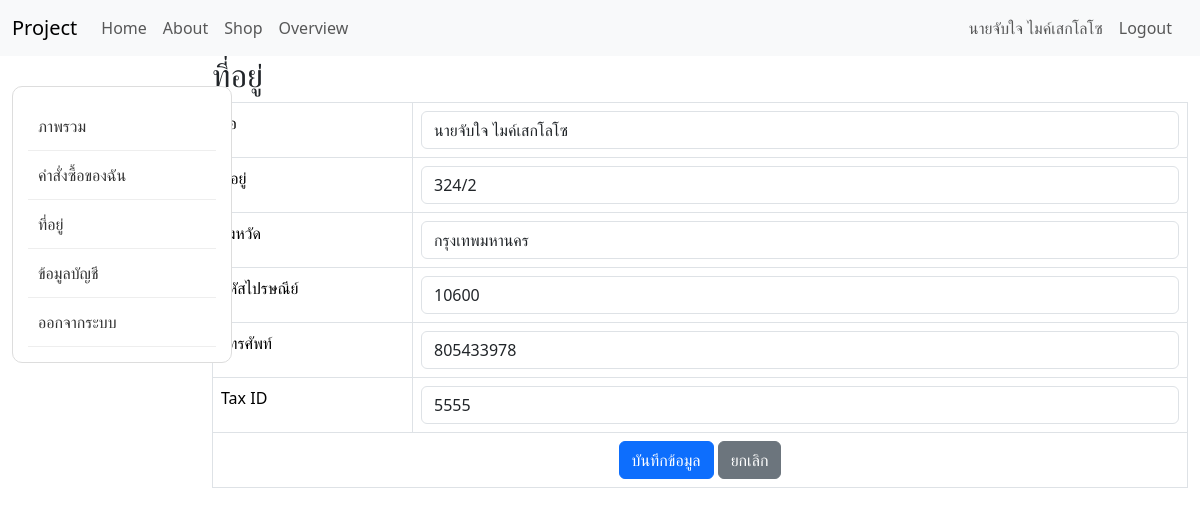
/frontend/address.php (signed in), run on the app's committed database.
### tables this page shows
CREATE TABLE `customer` (
  `id` int(5) NOT NULL,
  `name` varchar(50) NOT NULL,
  `address` varchar(255) NOT NULL,
  `province` varchar(50) NOT NULL,
  `zip` int(5) NOT NULL,
  `tel` int(10) NOT NULL,
  `mail` varchar(50) NOT NULL,
  `tax_id` int(5) NOT NULL,
  `status` int(1) NOT NULL DEFAULT 1,
  `username` varchar(50) NOT NULL,
  `password` varchar(50) NOT NULL
);

### config/class.connect.php (called while the page is built, shortened)
<?php
class connect
{
    function conn()
    {
        $host = 'localhost';
        $dbname = 'coffees';
        $user = 'root';
        $pass = '';
        $conn = new PDO ("mysql:host=$host;dbname=$dbname","$user","$pass");
        $conn->exec("set names utf8");
        return $conn;
    }
    function query($sql)
    {
        $conn = $this->conn();
        $res = $conn->prepare($sql);
        $res->execute();
        return $res;
    }
}
?>

### frontend/address.php (the view, shortened to what this page needs)
<?php
require_once('../config/class.connect.php');
$customer_id = $_SESSION['customer_id'];
$conn = new connect();
$sql = "SELECT * FROM customer WHERE id = '".$customer_id."'";
$res = $conn->query($sql);
$name = "";
$address = "";
$province = "";
$zip = "";
$tel = "";
$tax_id = "";
while ($cdr = $res->fetch()) {
    $name = $cdr['name'];
    $address = $cdr['address'];
    $province = $cdr['province'];
    $zip = $cdr['zip'];
    $tel = $cdr['tel'];
    $tax_id = $cdr['tax_id'];
}
?>
<!DOCTYPE html>
<html lang="th">
<head>
<link href="https://cdn.jsdelivr.net/npm/bootstrap@5.3.3/dist/css/bootstrap.min.css"
      rel="stylesheet">
<link rel="stylesheet" href="../css/address.css">
</head>
<body>
<?php include 'menu.php'; ?>
<div class="container-fluid">
    <div class="row">
        <div class="col-md-2">
            <?php include("menuleft.php"); ?>
        </div>
        <div class="col-md-10">
            <h2>ที่อยู่</h2>
            <form method="post">
                <table class="table table-bordered">
                    <tr>
                        <td width="200">
                        </td>
                        <td>
                            <input
                                type="text"
                                name="name"
                                class="form-control"
                                value="<?php echo htmlspecialchars($name); ?>"
                                required>
                        </td>
                    </tr>
                    <tr>
                        <td>
                            ที่อยู่
                        </td>
                        <td>
                            <input
                                type="text"
                                name="address"
                                class="form-control"
                                value="<?php echo htmlspecialchars($address); ?>"
                                required>
                        </td>
                    </tr>
                    <tr>
                        <td>
                            จังหวัด
                        </td>
                        <td>
                            <input
                                type="text"
                                name="province"
                                class="form-control"
                                value="<?php echo htmlspecialchars($province); ?>"
                                required>
                        </td>
                    </tr>
                    <tr>
                        <td>
                            รหัสไปรษณีย์
                        </td>
                        <td>
                            <input
                                type="text"
                                name="zip"
                                class="form-control"
                                value="<?php echo htmlspecialchars($zip); ?>"
                                required>
                        </td>
                    </tr>
                    <tr>
                        <td>
                            โทรศัพท์
                        </td>
                        <td>
                            <input
                                type="text"
                                name="tel"
                                class="form-control"
                                value="<?php echo htmlspecialchars($tel); ?>"
                                required>
                        </td>
                    </tr>
                    <tr>
                        <td>
                            Tax ID
                        </td>
                        <td>
                            <input
                                type="text"
                                name="tax_id"
                                class="form-control"
                                value="<?php echo htmlspecialchars($tax_id); ?>">
                        </td>
                    </tr>
                    <tr>
                        <td colspan="2" class="text-center">
                            <button
                                type="submit"
                                name="save"
                                class="btn btn-primary">
                                บันทึกข้อมูล
                            </button>
                            <a
                                href="overview.php"
                                class="btn btn-secondary">
                                ยกเลิก
                            </a>
                        </td>
                    </tr>
                </table>
            </form>
        </div>
    </div>
</div>
</body>
</html>

### data on the page
customer: name "นายจับใจ ไมค์เสกโลโซ", address "324/2", province "กรุงเทพมหานคร", zip "10600", tel "805433978", tax_id "5555"

### other printed values
$_SESSION['customer_name'] "นายจับใจ ไมค์เสกโลโซ"
